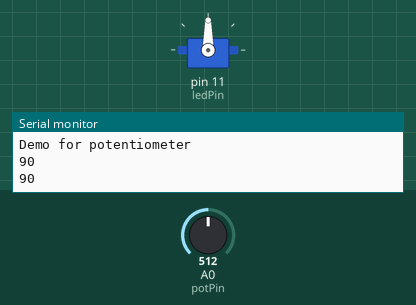
A sketch run on a simulated Arduino Uno, built with avr-gcc and run on an emulated ATmega328P. Parts: servo, the last lines printed to the serial monitor. Inputs (shaded band) come from the test bench; at power-on: A0 (potPin) = 512.

Above: at 1.8 s.
1.9 s: A0 (potPin) set to 716
At 2.9 s:
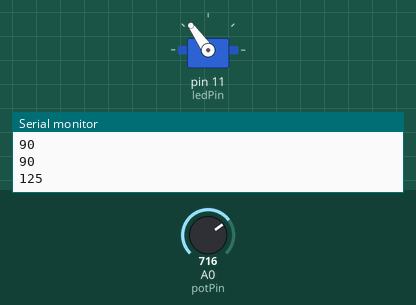
3.5 s: A0 (potPin) set to 900
At 4.4 s:
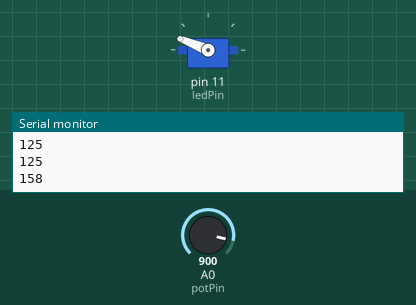
5.5 s: A0 (potPin) set to 1023
At 7.2 s:
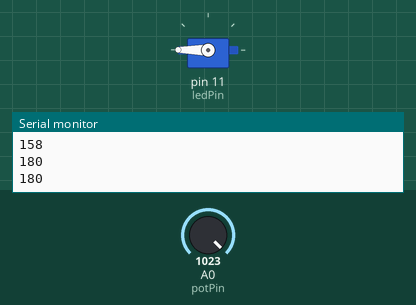
7.5 s: A0 (potPin) set to 306
At 8.8 s:
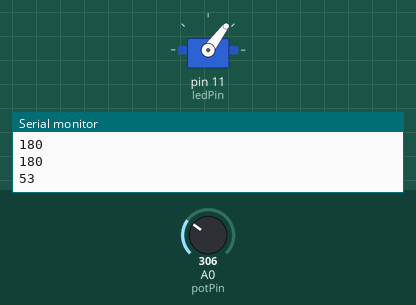
9.5 s: A0 (potPin) set to 122
At 10.3 s:
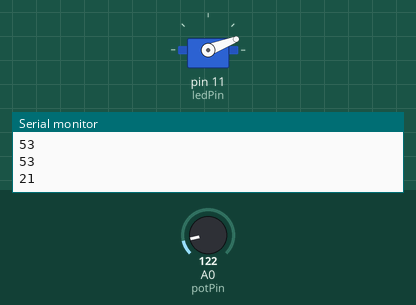
Timing chart, 0 to 12.5 s (numbered marks = the images above; inputs shaded):
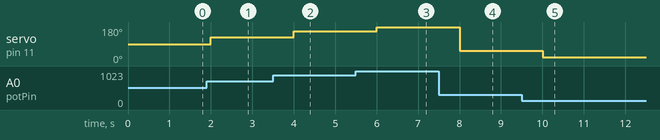

The sketch:

Servo_Potientometer.ino
```cpp
#include <Servo.h>

Servo servo;

int ledPin = 11;
int potPin = 0; //for A0 -analog pin
int potReading = 0 ; //

void setup() {
  // put your setup code here, to run once:
  Serial.begin(9600);
  pinMode(ledPin,OUTPUT);
  Serial.println("Demo for potentiometer");
  servo.attach(ledPin);
}

void loop() {
  // put your main code here, to run repeatedly:
  potReading = analogRead(potPin);
  //Serial.println(potReading);


  potReading = map(potReading,0,1023,0,180);
  Serial.println(potReading);

  if(potReading>2 ){
    if(servo.attached())
    {
        servo.write(potReading);
    }
    else{
        servo.attach(ledPin);
        servo.write(potReading);
    }
  }
  else {
      servo.detach();
  }

  delay(1000);
}
```

Measured:
- after the input at 1.9 s, servo on pin 11 (ledPin): 90° → 125° after 0.10 s
- after the input at 3.5 s, servo on pin 11 (ledPin): 125° → 158° after 0.50 s
- after the input at 5.5 s, servo on pin 11 (ledPin): 158° → 180° after 0.50 s
- after the input at 7.5 s, servo on pin 11 (ledPin): 180° → 53° after 0.50 s
- after the input at 9.5 s, servo on pin 11 (ledPin): 53° → 21° after 0.50 s
